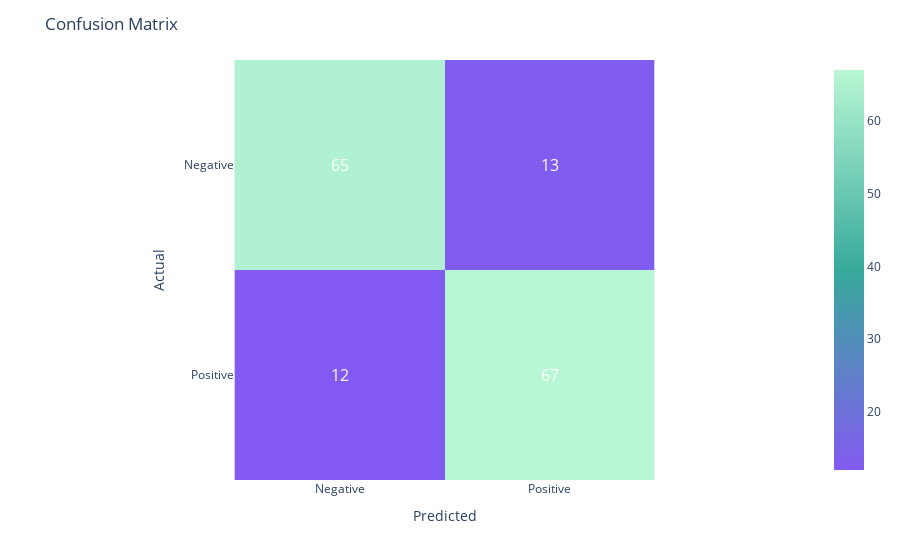

The notebook cell this image was saved under:
### Code cell
# Create a RandomForestClassifier model
rf_model = RandomForestClassifier(random_state=12)

# Fit the RandomForestClassifier model on the training data
rf_model.fit(X_train, y_train)

# Predict the labels on the validation data using the trained model
rf_y_pred = rf_model.predict(X_val)

# Evaluate the model performance using the get_model_performance function and display results
get_model_performance(y_val, rf_y_pred)

### Figure 1 — Plotly figure (JSON) as saved in the notebook; plotly's stock layout.template omitted (floating-point values rounded to 4 significant figures)
{"data": [{"coloraxis": "coloraxis", "hovertemplate": "Predicted: %{x}<br>Actual: %{y}<br>color: %{z}<extra></extra>", "name": "0", "type": "heatmap", "x": ["Negative", "Positive"], "xaxis": "x", "y": ["Negative", "Positive"], "yaxis": "y", "z": [[65, 13], [12, 67]]}], "layout": {"annotations": [{"font": {"color": "white", "size": 16}, "showarrow": false, "text": "65", "x": "Negative", "y": "Negative"}, {"font": {"color": "white", "size": 16}, "showarrow": false, "text": "13", "x": "Positive", "y": "Negative"}, {"font": {"color": "white", "size": 16}, "showarrow": false, "text": "12", "x": "Negative", "y": "Positive"}, {"font": {"color": "white", "size": 16}, "showarrow": false, "text": "67", "x": "Positive", "y": "Positive"}], "coloraxis": {"colorscale": [[0, "#835AF1"], [0.5, "#37AA9C"], [1, "#B8F7D4"]]}, "margin": {"t": 60}, "title": {"text": "Confusion Matrix"}, "xaxis": {"anchor": "y", "constrain": "domain", "domain": [0, 1], "scaleanchor": "y", "title": {"text": "Predicted"}}, "yaxis": {"anchor": "x", "autorange": "reversed", "constrain": "domain", "domain": [0, 1], "title": {"text": "Actual"}}}}
